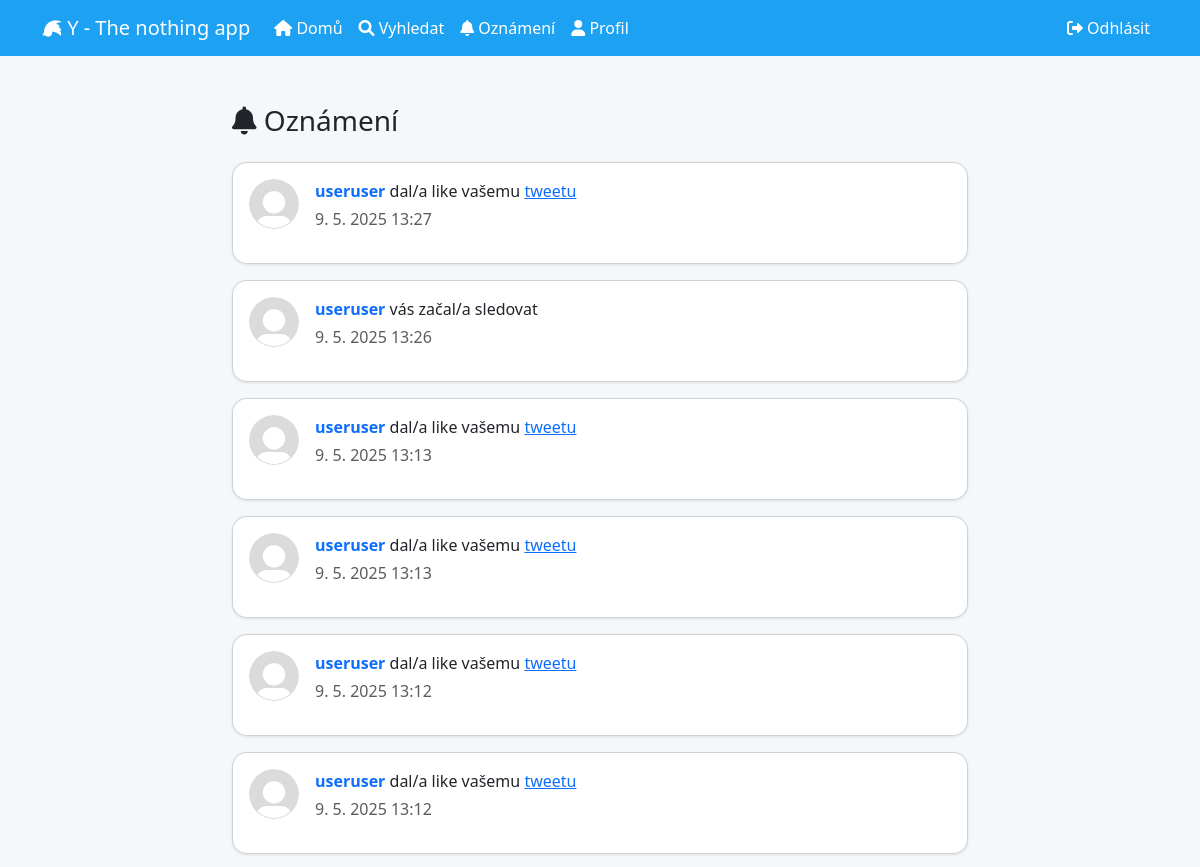
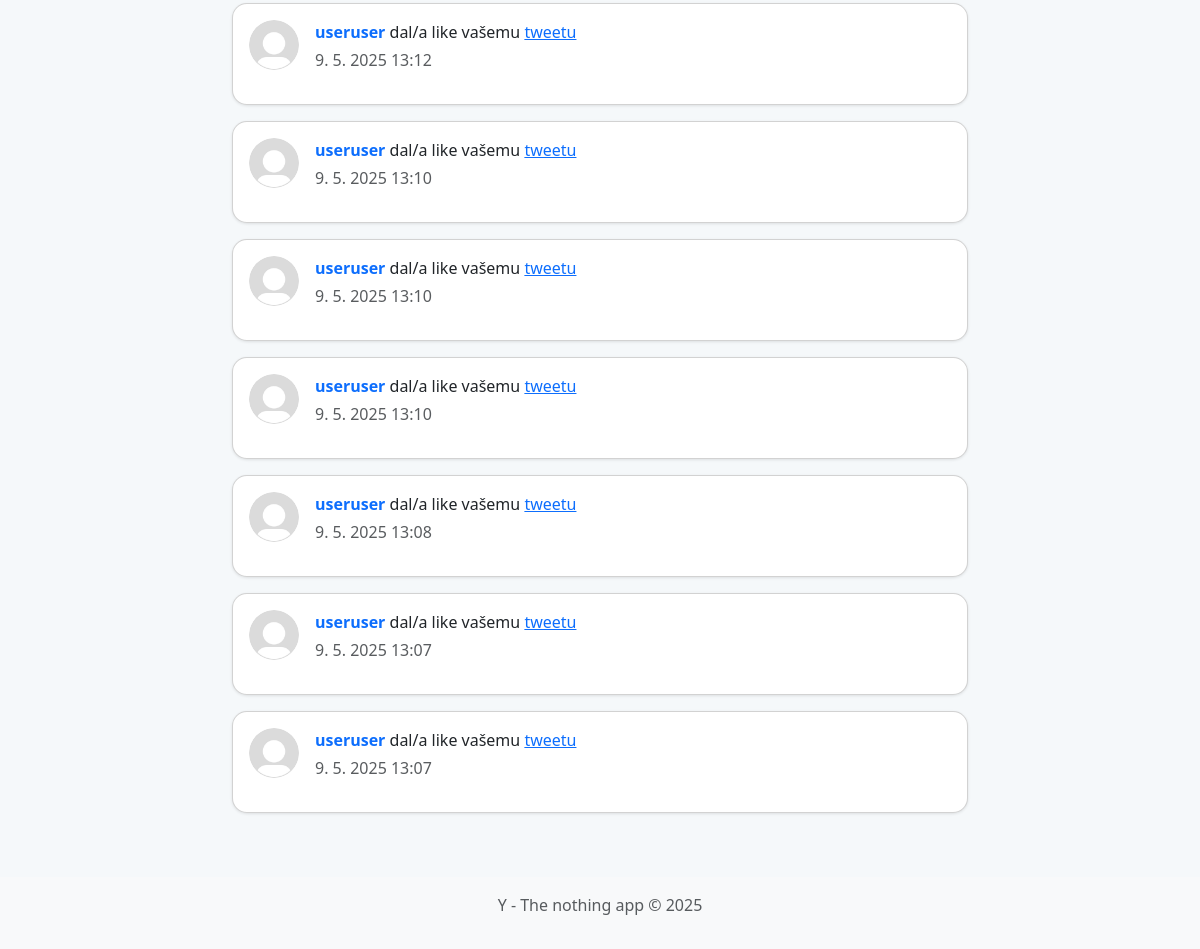
The app's page /notifications/ (signed in) with its own data (2 pictures, top to bottom).
### core/models.py (models this page shows, shortened)
class Notification(models.Model):
    NOTIFICATION_TYPES = (
        ('like', 'Like'),
        ('comment', 'Comment'),
        ('follow', 'Follow'),
    )
    recipient = models.ForeignKey(User, on_delete=models.CASCADE, related_name='notifications')
    sender = models.ForeignKey(User, on_delete=models.CASCADE, related_name='sent_notifications')
    notification_type = models.CharField(max_length=10, choices=NOTIFICATION_TYPES)
    tweet = models.ForeignKey(Tweet, on_delete=models.CASCADE, related_name='notifications', null=True, blank=True)
    comment = models.ForeignKey(Comment, on_delete=models.CASCADE, related_name='notifications', null=True, blank=True)
    created_at = models.DateTimeField(auto_now_add=True)
    is_read = models.BooleanField(default=False)

class Profile(models.Model):
    user = models.OneToOneField(User, on_delete=models.CASCADE, related_name='profile')
    bio = models.TextField(max_length=500, blank=True)
    location = models.CharField(max_length=30, blank=True)
    birth_date = models.DateField(null=True, blank=True)
    profile_picture = models.ImageField(upload_to='profile_pics/', default='default.jpg')
    website = models.URLField(max_length=200, blank=True)
    created_at = models.DateTimeField(auto_now_add=True)
    updated_at = models.DateTimeField(auto_now=True)

### core/views.py (the view)
# urls.py: path('notifications/', views.notifications, name='notifications'),
@login_required
def notifications(request):
    notifications = request.user.notifications.order_by('-created_at')
    unread_notifications = notifications.filter(is_read=False)
    for notification in unread_notifications:
        notification.is_read = True
        notification.save()
    context = {
        'notifications': notifications
    }
    return render(request, 'core/notifications.html', context)

### core/templates/core/notifications.html (shortened to what this page needs)
{% extends 'core/base.html' %}
{% block content %}
<div class="row justify-content-center">
    <div class="col-lg-8">
        <h3 class="mb-4"><i class="fas fa-bell"></i> Oznámení</h3>
        {% if notifications %}
            {% for notification in notifications %}
            <div class="card mb-3 {% if not notification.is_read %}border-primary{% endif %}">
                <div class="card-body">
                    <div class="d-flex">
                        <a href="{% url 'profile' notification.sender.username %}" class="me-3">
                            <img src="{{ notification.sender.profile.profile_picture.url }}" alt="{{ notification.sender.username }}" class="rounded-circle" width="50">
                        </a>
                        <div>
                            <p class="mb-1">
                                <a href="{% url 'profile' notification.sender.username %}" class="text-decoration-none fw-bold">{{ notification.sender.username }}</a>
                                {% if notification.notification_type == 'like' and notification.tweet %}
                                    dal/a like vašemu <a href="{% url 'tweet_detail' notification.tweet.pk %}">tweetu</a>
                                {% elif notification.notification_type == 'like' and notification.comment %}
                                    dal/a like vašemu <a href="{% url 'tweet_detail' notification.comment.tweet.pk %}">komentáři</a>
                                {% elif notification.notification_type == 'comment' %}
                                    okomentoval/a váš <a href="{% url 'tweet_detail' notification.tweet.pk %}">tweet</a>
                                {% elif notification.notification_type == 'follow' %}
                                    vás začal/a sledovat
                                {% endif %}
                            </p>
                            <p class="text-muted">{{ notification.created_at|date:"j. n. Y H:i" }}</p>
                        </div>
                    </div>
                </div>
            </div>
            {% endfor %}
        {% else %}
        <div class="alert alert-info">
            Nemáte žádná oznámení.
        </div>
        {% endif %}
    </div>
</div>
{% endblock %}

### core/templates/core/base.html (style rules this page uses)
body { padding-top: 5rem; background-color: #f5f8fa; }
.card { margin-bottom: 20px; border-radius: 15px; box-shadow: 0 1px 3px rgba(0, 0, 0, 0.1); }

### records on screen
Notification: sender.profile.profile_picture (placeholder picture), sender.username "useruser", notification_type "dal/a like vašemu", created_at "9. 5. 2025 13:27"
Notification: sender.profile.profile_picture (placeholder picture), sender.username "useruser", notification_type "vás začal/a sledovat", created_at "9. 5. 2025 13:26"
Notification: sender.profile.profile_picture (placeholder picture), sender.username "useruser", notification_type "dal/a like vašemu", created_at "9. 5. 2025 13:13"
Notification: sender.profile.profile_picture (placeholder picture), sender.username "useruser", notification_type "dal/a like vašemu", created_at "9. 5. 2025 13:13"
Notification: sender.profile.profile_picture (placeholder picture), sender.username "useruser", notification_type "dal/a like vašemu", created_at "9. 5. 2025 13:12"
Notification: sender.profile.profile_picture (placeholder picture), sender.username "useruser", notification_type "dal/a like vašemu", created_at "9. 5. 2025 13:12"
Notification: sender.profile.profile_picture (placeholder picture), sender.username "useruser", notification_type "dal/a like vašemu", created_at "9. 5. 2025 13:12"
Notification: sender.profile.profile_picture (placeholder picture), sender.username "useruser", notification_type "dal/a like vašemu", created_at "9. 5. 2025 13:10"
Notification: sender.profile.profile_picture (placeholder picture), sender.username "useruser", notification_type "dal/a like vašemu", created_at "9. 5. 2025 13:10"
Notification: sender.profile.profile_picture (placeholder picture), sender.username "useruser", notification_type "dal/a like vašemu", created_at "9. 5. 2025 13:10"
Notification: sender.profile.profile_picture (placeholder picture), sender.username "useruser", notification_type "dal/a like vašemu", created_at "9. 5. 2025 13:08"
Notification: sender.profile.profile_picture (placeholder picture), sender.username "useruser", notification_type "dal/a like vašemu", created_at "9. 5. 2025 13:07"
Notification: sender.profile.profile_picture (placeholder picture), sender.username "useruser", notification_type "dal/a like vašemu", created_at "9. 5. 2025 13:07"
